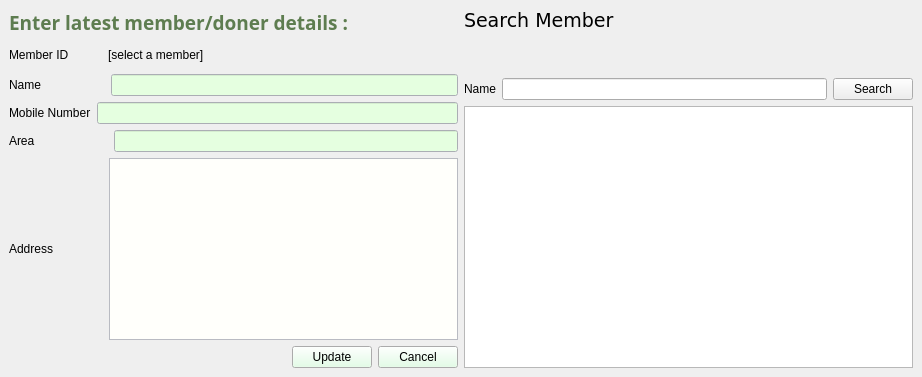
<?xml version="1.0" encoding="UTF-8"?>
<ui version="4.0">
 <class>edit_member_details</class>
 <widget class="QMainWindow" name="edit_member_details">
  <property name="geometry">
   <rect>
    <x>0</x>
    <y>0</y>
    <width>922</width>
    <height>377</height>
   </rect>
  </property>
  <property name="windowTitle">
   <string>MainWindow</string>
  </property>
  <widget class="QWidget" name="centralwidget">
   <layout class="QHBoxLayout" name="horizontalLayout_8">
    <item>
     <layout class="QVBoxLayout" name="verticalLayout_2">
      <item>
       <widget class="QLabel" name="label_5">
        <property name="palette">
         <palette>
          <active>
           <colorrole role="WindowText">
            <brush brushstyle="SolidPattern">
             <color alpha="170">
              <red>21</red>
              <green>67</green>
              <blue>0</blue>
             </color>
            </brush>
           </colorrole>
          </active>
          <inactive>
           <colorrole role="WindowText">
            <brush brushstyle="SolidPattern">
             <color alpha="170">
              <red>21</red>
              <green>67</green>
              <blue>0</blue>
             </color>
            </brush>
           </colorrole>
          </inactive>
          <disabled>
           <colorrole role="WindowText">
            <brush brushstyle="SolidPattern">
             <color alpha="115">
              <red>0</red>
              <green>0</green>
              <blue>0</blue>
             </color>
            </brush>
           </colorrole>
          </disabled>
         </palette>
        </property>
        <property name="font">
         <font>
          <family>Noto Sans</family>
          <pointsize>14</pointsize>
          <weight>75</weight>
          <bold>true</bold>
         </font>
        </property>
        <property name="text">
         <string>Enter latest member/doner details :</string>
        </property>
       </widget>
      </item>
      <item>
       <layout class="QVBoxLayout" name="verticalLayout">
        <item>
         <layout class="QHBoxLayout" name="horizontalLayout_5">
          <item>
           <widget class="QLabel" name="label_6">
            <property name="sizePolicy">
             <sizepolicy hsizetype="Maximum" vsizetype="Preferred">
              <horstretch>0</horstretch>
              <verstretch>0</verstretch>
             </sizepolicy>
            </property>
            <property name="text">
             <string>Member ID          </string>
            </property>
           </widget>
          </item>
          <item>
           <widget class="QLabel" name="member_id">
            <property name="sizePolicy">
             <sizepolicy hsizetype="Preferred" vsizetype="Preferred">
              <horstretch>0</horstretch>
              <verstretch>0</verstretch>
             </sizepolicy>
            </property>
            <property name="minimumSize">
             <size>
              <width>0</width>
              <height>26</height>
             </size>
            </property>
            <property name="text">
             <string>[select a member]</string>
            </property>
           </widget>
          </item>
         </layout>
        </item>
        <item>
         <layout class="QHBoxLayout" name="horizontalLayout">
          <item>
           <widget class="QLabel" name="label">
            <property name="text">
             <string>Name                   </string>
            </property>
            <property name="buddy">
             <cstring>lineEdit_name</cstring>
            </property>
           </widget>
          </item>
          <item>
           <widget class="QLineEdit" name="lineEdit_name">
            <property name="palette">
             <palette>
              <active>
               <colorrole role="Button">
                <brush brushstyle="SolidPattern">
                 <color alpha="255">
                  <red>170</red>
                  <green>255</green>
                  <blue>127</blue>
                 </color>
                </brush>
               </colorrole>
               <colorrole role="Light">
                <brush brushstyle="SolidPattern">
                 <color alpha="255">
                  <red>253</red>
                  <green>251</green>
                  <blue>255</blue>
                 </color>
                </brush>
               </colorrole>
               <colorrole role="Base">
                <brush brushstyle="SolidPattern">
                 <color alpha="255">
                  <red>229</red>
                  <green>255</green>
                  <blue>224</blue>
                 </color>
                </brush>
               </colorrole>
               <colorrole role="Window">
                <brush brushstyle="SolidPattern">
                 <color alpha="255">
                  <red>240</red>
                  <green>243</green>
                  <blue>252</blue>
                 </color>
                </brush>
               </colorrole>
               <colorrole role="AlternateBase">
                <brush brushstyle="SolidPattern">
                 <color alpha="255">
                  <red>222</red>
                  <green>211</green>
                  <blue>240</blue>
                 </color>
                </brush>
               </colorrole>
               <colorrole role="NoRole">
                <brush brushstyle="SolidPattern">
                 <color alpha="255">
                  <red>233</red>
                  <green>242</green>
                  <blue>252</blue>
                 </color>
                </brush>
               </colorrole>
              </active>
              <inactive>
               <colorrole role="Button">
                <brush brushstyle="SolidPattern">
                 <color alpha="255">
                  <red>170</red>
                  <green>255</green>
                  <blue>127</blue>
                 </color>
                </brush>
               </colorrole>
               <colorrole role="Light">
                <brush brushstyle="SolidPattern">
                 <color alpha="255">
                  <red>253</red>
                  <green>251</green>
                  <blue>255</blue>
                 </color>
                </brush>
               </colorrole>
               <colorrole role="Base">
                <brush brushstyle="SolidPattern">
                 <color alpha="255">
                  <red>229</red>
                  <green>255</green>
                  <blue>224</blue>
                 </color>
                </brush>
               </colorrole>
               <colorrole role="Window">
                <brush brushstyle="SolidPattern">
                 <color alpha="255">
                  <red>240</red>
                  <green>243</green>
                  <blue>252</blue>
                 </color>
                </brush>
               </colorrole>
               <colorrole role="AlternateBase">
                <brush brushstyle="SolidPattern">
                 <color alpha="255">
                  <red>222</red>
                  <green>211</green>
                  <blue>240</blue>
                 </color>
                </brush>
               </colorrole>
               <colorrole role="NoRole">
                <brush brushstyle="SolidPattern">
                 <color alpha="255">
                  <red>233</red>
                  <green>242</green>
                  <blue>252</blue>
                 </color>
                </brush>
               </colorrole>
              </inactive>
              <disabled>
               <colorrole role="Button">
                <brush brushstyle="SolidPattern">
                 <color alpha="255">
                  <red>170</red>
                  <green>255</green>
                  <blue>127</blue>
                 </color>
                </brush>
               </colorrole>
               <colorrole role="Light">
                <brush brushstyle="SolidPattern">
                 <color alpha="255">
                  <red>253</red>
                  <green>251</green>
                  <blue>255</blue>
                 </color>
                </brush>
               </colorrole>
               <colorrole role="Base">
                <brush brushstyle="SolidPattern">
                 <color alpha="255">
                  <red>240</red>
                  <green>243</green>
                  <blue>252</blue>
                 </color>
                </brush>
               </colorrole>
               <colorrole role="Window">
                <brush brushstyle="SolidPattern">
                 <color alpha="255">
                  <red>240</red>
                  <green>243</green>
                  <blue>252</blue>
                 </color>
                </brush>
               </colorrole>
               <colorrole role="AlternateBase">
                <brush brushstyle="SolidPattern">
                 <color alpha="255">
                  <red>222</red>
                  <green>211</green>
                  <blue>240</blue>
                 </color>
                </brush>
               </colorrole>
               <colorrole role="NoRole">
                <brush brushstyle="SolidPattern">
                 <color alpha="255">
                  <red>233</red>
                  <green>242</green>
                  <blue>252</blue>
                 </color>
                </brush>
               </colorrole>
              </disabled>
             </palette>
            </property>
           </widget>
          </item>
         </layout>
        </item>
        <item>
         <layout class="QHBoxLayout" name="horizontalLayout_2">
          <item>
           <widget class="QLabel" name="label_2">
            <property name="text">
             <string>Mobile Number</string>
            </property>
            <property name="buddy">
             <cstring>lineEdit_mobile</cstring>
            </property>
           </widget>
          </item>
          <item>
           <widget class="QLineEdit" name="lineEdit_mobile">
            <property name="palette">
             <palette>
              <active>
               <colorrole role="Button">
                <brush brushstyle="SolidPattern">
                 <color alpha="255">
                  <red>170</red>
                  <green>255</green>
                  <blue>127</blue>
                 </color>
                </brush>
               </colorrole>
               <colorrole role="Light">
                <brush brushstyle="SolidPattern">
                 <color alpha="255">
                  <red>253</red>
                  <green>251</green>
                  <blue>255</blue>
                 </color>
                </brush>
               </colorrole>
               <colorrole role="Base">
                <brush brushstyle="SolidPattern">
                 <color alpha="255">
                  <red>229</red>
                  <green>255</green>
                  <blue>224</blue>
                 </color>
                </brush>
               </colorrole>
               <colorrole role="Window">
                <brush brushstyle="SolidPattern">
                 <color alpha="255">
                  <red>240</red>
                  <green>243</green>
                  <blue>252</blue>
                 </color>
                </brush>
               </colorrole>
               <colorrole role="AlternateBase">
                <brush brushstyle="SolidPattern">
                 <color alpha="255">
                  <red>222</red>
                  <green>211</green>
                  <blue>240</blue>
                 </color>
                </brush>
               </colorrole>
               <colorrole role="NoRole">
                <brush brushstyle="SolidPattern">
                 <color alpha="255">
                  <red>233</red>
                  <green>242</green>
                  <blue>252</blue>
                 </color>
                </brush>
               </colorrole>
              </active>
              <inactive>
               <colorrole role="Button">
                <brush brushstyle="SolidPattern">
                 <color alpha="255">
                  <red>170</red>
                  <green>255</green>
                  <blue>127</blue>
                 </color>
                </brush>
               </colorrole>
               <colorrole role="Light">
                <brush brushstyle="SolidPattern">
                 <color alpha="255">
                  <red>253</red>
                  <green>251</green>
                  <blue>255</blue>
                 </color>
                </brush>
               </colorrole>
               <colorrole role="Base">
                <brush brushstyle="SolidPattern">
                 <color alpha="255">
                  <red>229</red>
                  <green>255</green>
                  <blue>224</blue>
                 </color>
                </brush>
               </colorrole>
               <colorrole role="Window">
                <brush brushstyle="SolidPattern">
                 <color alpha="255">
                  <red>240</red>
                  <green>243</green>
                  <blue>252</blue>
                 </color>
                </brush>
               </colorrole>
               <colorrole role="AlternateBase">
                <brush brushstyle="SolidPattern">
                 <color alpha="255">
                  <red>222</red>
                  <green>211</green>
                  <blue>240</blue>
                 </color>
                </brush>
               </colorrole>
               <colorrole role="NoRole">
                <brush brushstyle="SolidPattern">
                 <color alpha="255">
                  <red>233</red>
                  <green>242</green>
                  <blue>252</blue>
                 </color>
                </brush>
               </colorrole>
              </inactive>
              <disabled>
               <colorrole role="Button">
                <brush brushstyle="SolidPattern">
                 <color alpha="255">
                  <red>170</red>
                  <green>255</green>
                  <blue>127</blue>
                 </color>
                </brush>
               </colorrole>
               <colorrole role="Light">
                <brush brushstyle="SolidPattern">
                 <color alpha="255">
                  <red>253</red>
                  <green>251</green>
                  <blue>255</blue>
                 </color>
                </brush>
               </colorrole>
               <colorrole role="Base">
                <brush brushstyle="SolidPattern">
                 <color alpha="255">
                  <red>240</red>
                  <green>243</green>
                  <blue>252</blue>
                 </color>
                </brush>
               </colorrole>
               <colorrole role="Window">
                <brush brushstyle="SolidPattern">
                 <color alpha="255">
                  <red>240</red>
                  <green>243</green>
                  <blue>252</blue>
                 </color>
                </brush>
               </colorrole>
               <colorrole role="AlternateBase">
                <brush brushstyle="SolidPattern">
                 <color alpha="255">
                  <red>222</red>
                  <green>211</green>
                  <blue>240</blue>
                 </color>
                </brush>
               </colorrole>
               <colorrole role="NoRole">
                <brush brushstyle="SolidPattern">
                 <color alpha="255">
                  <red>233</red>
                  <green>242</green>
                  <blue>252</blue>
                 </color>
                </brush>
               </colorrole>
              </disabled>
             </palette>
            </property>
           </widget>
          </item>
         </layout>
        </item>
        <item>
         <layout class="QHBoxLayout" name="horizontalLayout_3">
          <item>
           <widget class="QLabel" name="label_3">
            <property name="text">
             <string>Area                      </string>
            </property>
            <property name="buddy">
             <cstring>lineEdit_area</cstring>
            </property>
           </widget>
          </item>
          <item>
           <widget class="QLineEdit" name="lineEdit_area">
            <property name="palette">
             <palette>
              <active>
               <colorrole role="Button">
                <brush brushstyle="SolidPattern">
                 <color alpha="255">
                  <red>170</red>
                  <green>255</green>
                  <blue>127</blue>
                 </color>
                </brush>
               </colorrole>
               <colorrole role="Light">
                <brush brushstyle="SolidPattern">
                 <color alpha="255">
                  <red>253</red>
                  <green>251</green>
                  <blue>255</blue>
                 </color>
                </brush>
               </colorrole>
               <colorrole role="Base">
                <brush brushstyle="SolidPattern">
                 <color alpha="255">
                  <red>229</red>
                  <green>255</green>
                  <blue>224</blue>
                 </color>
                </brush>
               </colorrole>
               <colorrole role="Window">
                <brush brushstyle="SolidPattern">
                 <color alpha="255">
                  <red>240</red>
                  <green>243</green>
                  <blue>252</blue>
                 </color>
                </brush>
               </colorrole>
               <colorrole role="AlternateBase">
                <brush brushstyle="SolidPattern">
                 <color alpha="255">
                  <red>222</red>
                  <green>211</green>
                  <blue>240</blue>
                 </color>
                </brush>
               </colorrole>
               <colorrole role="NoRole">
                <brush brushstyle="SolidPattern">
                 <color alpha="255">
                  <red>233</red>
                  <green>242</green>
                  <blue>252</blue>
                 </color>
                </brush>
               </colorrole>
              </active>
              <inactive>
               <colorrole role="Button">
                <brush brushstyle="SolidPattern">
                 <color alpha="255">
                  <red>170</red>
                  <green>255</green>
                  <blue>127</blue>
                 </color>
                </brush>
               </colorrole>
               <colorrole role="Light">
                <brush brushstyle="SolidPattern">
                 <color alpha="255">
                  <red>253</red>
                  <green>251</green>
                  <blue>255</blue>
                 </color>
                </brush>
               </colorrole>
               <colorrole role="Base">
                <brush brushstyle="SolidPattern">
                 <color alpha="255">
                  <red>229</red>
                  <green>255</green>
                  <blue>224</blue>
                 </color>
                </brush>
               </colorrole>
               <colorrole role="Window">
                <brush brushstyle="SolidPattern">
                 <color alpha="255">
                  <red>240</red>
                  <green>243</green>
                  <blue>252</blue>
                 </color>
                </brush>
               </colorrole>
               <colorrole role="AlternateBase">
                <brush brushstyle="SolidPattern">
                 <color alpha="255">
                  <red>222</red>
                  <green>211</green>
                  <blue>240</blue>
                 </color>
                </brush>
               </colorrole>
               <colorrole role="NoRole">
                <brush brushstyle="SolidPattern">
                 <color alpha="255">
                  <red>233</red>
                  <green>242</green>
                  <blue>252</blue>
                 </color>
                </brush>
               </colorrole>
              </inactive>
              <disabled>
               <colorrole role="Button">
                <brush brushstyle="SolidPattern">
                 <color alpha="255">
                  <red>170</red>
                  <green>255</green>
                  <blue>127</blue>
                 </color>
                </brush>
               </colorrole>
               <colorrole role="Light">
                <brush brushstyle="SolidPattern">
                 <color alpha="255">
                  <red>253</red>
                  <green>251</green>
                  <blue>255</blue>
                 </color>
                </brush>
               </colorrole>
               <colorrole role="Base">
                <brush brushstyle="SolidPattern">
                 <color alpha="255">
                  <red>240</red>
                  <green>243</green>
                  <blue>252</blue>
                 </color>
                </brush>
               </colorrole>
               <colorrole role="Window">
                <brush brushstyle="SolidPattern">
                 <color alpha="255">
                  <red>240</red>
                  <green>243</green>
                  <blue>252</blue>
                 </color>
                </brush>
               </colorrole>
               <colorrole role="AlternateBase">
                <brush brushstyle="SolidPattern">
                 <color alpha="255">
                  <red>222</red>
                  <green>211</green>
                  <blue>240</blue>
                 </color>
                </brush>
               </colorrole>
               <colorrole role="NoRole">
                <brush brushstyle="SolidPattern">
                 <color alpha="255">
                  <red>233</red>
                  <green>242</green>
                  <blue>252</blue>
                 </color>
                </brush>
               </colorrole>
              </disabled>
             </palette>
            </property>
           </widget>
          </item>
         </layout>
        </item>
        <item>
         <layout class="QHBoxLayout" name="horizontalLayout_4">
          <item>
           <widget class="QLabel" name="label_4">
            <property name="text">
             <string>Address               </string>
            </property>
            <property name="buddy">
             <cstring>textEdit_address</cstring>
            </property>
           </widget>
          </item>
          <item>
           <widget class="QTextEdit" name="textEdit_address">
            <property name="palette">
             <palette>
              <active>
               <colorrole role="Button">
                <brush brushstyle="SolidPattern">
                 <color alpha="255">
                  <red>170</red>
                  <green>255</green>
                  <blue>127</blue>
                 </color>
                </brush>
               </colorrole>
               <colorrole role="Light">
                <brush brushstyle="SolidPattern">
                 <color alpha="255">
                  <red>253</red>
                  <green>251</green>
                  <blue>255</blue>
                 </color>
                </brush>
               </colorrole>
               <colorrole role="Base">
                <brush brushstyle="SolidPattern">
                 <color alpha="255">
                  <red>255</red>
                  <green>255</green>
                  <blue>251</blue>
                 </color>
                </brush>
               </colorrole>
               <colorrole role="Window">
                <brush brushstyle="SolidPattern">
                 <color alpha="255">
                  <red>240</red>
                  <green>243</green>
                  <blue>252</blue>
                 </color>
                </brush>
               </colorrole>
               <colorrole role="AlternateBase">
                <brush brushstyle="SolidPattern">
                 <color alpha="255">
                  <red>222</red>
                  <green>211</green>
                  <blue>240</blue>
                 </color>
                </brush>
               </colorrole>
               <colorrole role="NoRole">
                <brush brushstyle="SolidPattern">
                 <color alpha="255">
                  <red>233</red>
                  <green>242</green>
                  <blue>252</blue>
                 </color>
                </brush>
               </colorrole>
              </active>
              <inactive>
               <colorrole role="Button">
                <brush brushstyle="SolidPattern">
                 <color alpha="255">
                  <red>170</red>
                  <green>255</green>
                  <blue>127</blue>
                 </color>
                </brush>
               </colorrole>
               <colorrole role="Light">
                <brush brushstyle="SolidPattern">
                 <color alpha="255">
                  <red>253</red>
                  <green>251</green>
                  <blue>255</blue>
                 </color>
                </brush>
               </colorrole>
               <colorrole role="Base">
                <brush brushstyle="SolidPattern">
                 <color alpha="255">
                  <red>255</red>
                  <green>255</green>
                  <blue>251</blue>
                 </color>
                </brush>
               </colorrole>
               <colorrole role="Window">
                <brush brushstyle="SolidPattern">
                 <color alpha="255">
                  <red>240</red>
                  <green>243</green>
                  <blue>252</blue>
                 </color>
                </brush>
               </colorrole>
               <colorrole role="AlternateBase">
                <brush brushstyle="SolidPattern">
                 <color alpha="255">
                  <red>222</red>
                  <green>211</green>
                  <blue>240</blue>
                 </color>
                </brush>
               </colorrole>
               <colorrole role="NoRole">
                <brush brushstyle="SolidPattern">
                 <color alpha="255">
                  <red>233</red>
                  <green>242</green>
                  <blue>252</blue>
                 </color>
                </brush>
               </colorrole>
              </inactive>
              <disabled>
               <colorrole role="Button">
                <brush brushstyle="SolidPattern">
                 <color alpha="255">
                  <red>170</red>
                  <green>255</green>
                  <blue>127</blue>
                 </color>
                </brush>
               </colorrole>
               <colorrole role="Light">
                <brush brushstyle="SolidPattern">
                 <color alpha="255">
                  <red>253</red>
                  <green>251</green>
                  <blue>255</blue>
                 </color>
                </brush>
               </colorrole>
               <colorrole role="Base">
                <brush brushstyle="SolidPattern">
                 <color alpha="255">
                  <red>240</red>
                  <green>243</green>
                  <blue>252</blue>
                 </color>
                </brush>
               </colorrole>
               <colorrole role="Window">
                <brush brushstyle="SolidPattern">
                 <color alpha="255">
                  <red>240</red>
                  <green>243</green>
                  <blue>252</blue>
                 </color>
                </brush>
               </colorrole>
               <colorrole role="AlternateBase">
                <brush brushstyle="SolidPattern">
                 <color alpha="255">
                  <red>222</red>
                  <green>211</green>
                  <blue>240</blue>
                 </color>
                </brush>
               </colorrole>
               <colorrole role="NoRole">
                <brush brushstyle="SolidPattern">
                 <color alpha="255">
                  <red>233</red>
                  <green>242</green>
                  <blue>252</blue>
                 </color>
                </brush>
               </colorrole>
              </disabled>
             </palette>
            </property>
           </widget>
          </item>
         </layout>
        </item>
        <item>
         <layout class="QHBoxLayout" name="horizontalLayout_6">
          <item>
           <spacer name="horizontalSpacer_2">
            <property name="orientation">
             <enum>Qt::Horizontal</enum>
            </property>
            <property name="sizeHint" stdset="0">
             <size>
              <width>40</width>
              <height>20</height>
             </size>
            </property>
           </spacer>
          </item>
          <item>
           <widget class="QPushButton" name="pushButton">
            <property name="palette">
             <palette>
              <active>
               <colorrole role="Button">
                <brush brushstyle="SolidPattern">
                 <color alpha="255">
                  <red>220</red>
                  <green>252</green>
                  <blue>225</blue>
                 </color>
                </brush>
               </colorrole>
              </active>
              <inactive>
               <colorrole role="Button">
                <brush brushstyle="SolidPattern">
                 <color alpha="255">
                  <red>220</red>
                  <green>252</green>
                  <blue>225</blue>
                 </color>
                </brush>
               </colorrole>
              </inactive>
              <disabled>
               <colorrole role="Button">
                <brush brushstyle="SolidPattern">
                 <color alpha="255">
                  <red>220</red>
                  <green>252</green>
                  <blue>225</blue>
                 </color>
                </brush>
               </colorrole>
              </disabled>
             </palette>
            </property>
            <property name="text">
             <string>Update</string>
            </property>
           </widget>
          </item>
          <item>
           <widget class="QPushButton" name="pushButton_2">
            <property name="palette">
             <palette>
              <active>
               <colorrole role="Button">
                <brush brushstyle="SolidPattern">
                 <color alpha="255">
                  <red>220</red>
                  <green>252</green>
                  <blue>225</blue>
                 </color>
                </brush>
               </colorrole>
              </active>
              <inactive>
               <colorrole role="Button">
                <brush brushstyle="SolidPattern">
                 <color alpha="255">
                  <red>220</red>
                  <green>252</green>
                  <blue>225</blue>
                 </color>
                </brush>
               </colorrole>
              </inactive>
              <disabled>
               <colorrole role="Button">
                <brush brushstyle="SolidPattern">
                 <color alpha="255">
                  <red>220</red>
                  <green>252</green>
                  <blue>225</blue>
                 </color>
                </brush>
               </colorrole>
              </disabled>
             </palette>
            </property>
            <property name="text">
             <string>Cancel</string>
            </property>
           </widget>
          </item>
         </layout>
        </item>
       </layout>
      </item>
     </layout>
    </item>
    <item>
     <layout class="QVBoxLayout" name="verticalLayout_3">
      <item>
       <widget class="QLabel" name="label_7">
        <property name="font">
         <font>
          <family>DejaVu Sans</family>
          <pointsize>14</pointsize>
         </font>
        </property>
        <property name="text">
         <string>Search Member</string>
        </property>
       </widget>
      </item>
      <item>
       <spacer name="verticalSpacer_3">
        <property name="orientation">
         <enum>Qt::Vertical</enum>
        </property>
        <property name="sizeType">
         <enum>QSizePolicy::Minimum</enum>
        </property>
        <property name="sizeHint" stdset="0">
         <size>
          <width>20</width>
          <height>40</height>
         </size>
        </property>
       </spacer>
      </item>
      <item>
       <layout class="QHBoxLayout" name="horizontalLayout_7">
        <item>
         <widget class="QLabel" name="label_8">
          <property name="text">
           <string>Name</string>
          </property>
         </widget>
        </item>
        <item>
         <widget class="QLineEdit" name="lineEdit_5"/>
        </item>
        <item>
         <widget class="QPushButton" name="pushButton_Search">
          <property name="text">
           <string>Search</string>
          </property>
         </widget>
        </item>
       </layout>
      </item>
      <item>
       <widget class="QTableView" name="tableView">
        <property name="minimumSize">
         <size>
          <width>447</width>
          <height>242</height>
         </size>
        </property>
       </widget>
      </item>
     </layout>
    </item>
   </layout>
  </widget>
 </widget>
 <resources/>
 <connections/>
</ui>
